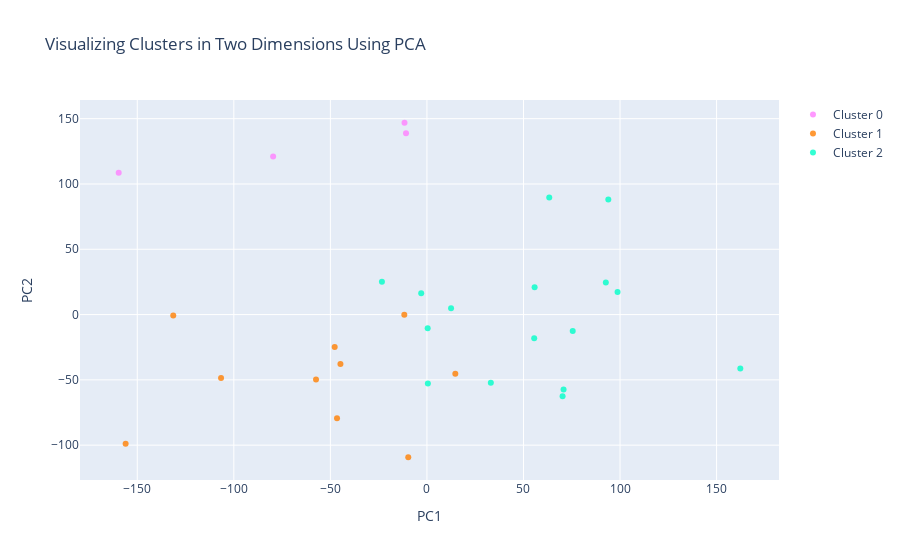

Notebook code cell kept with this figure:
### Code cell
#trace1 is for 'Cluster 0'
trace1 = go.Scatter(
                    x = cluster0["PC1"],
                    y = cluster0["PC2"],
                    mode = "markers",
                    name = "Cluster 0",
                    marker = dict(color = 'rgba(255, 128, 255, 0.8)'),
                    text = None)

#trace2 is for 'Cluster 1'
trace2 = go.Scatter(
                    x = cluster1["PC1"],
                    y = cluster1["PC2"],
                    mode = "markers",
                    name = "Cluster 1",
                    marker = dict(color = 'rgba(255, 128, 2, 0.8)'),
                    text = None)

#trace3 is for 'Cluster 2'
trace3 = go.Scatter(
                    x = cluster2["PC1"],
                    y = cluster2["PC2"],
                    mode = "markers",
                    name = "Cluster 2",
                    marker = dict(color = 'rgba(0, 255, 200, 0.8)'),
                    text = None)

data = [trace1, trace2, trace3]

title = "Visualizing Clusters in Two Dimensions Using PCA"

layout = dict(title = title,
              xaxis= dict(title= 'PC1',ticklen= 5,zeroline= False),
              yaxis= dict(title= 'PC2',ticklen= 5,zeroline= False)
             )

fig = dict(data = data, layout = layout)

iplot(fig)

### Figure 1 — Plotly figure (JSON) as saved in the notebook; plotly's stock layout.template omitted (floating-point values rounded to 4 significant figures)
{"data": [{"marker": {"color": "rgba(255, 128, 255, 0.8)"}, "mode": "markers", "name": "Cluster 0", "type": "scatter", "x": [-79.64, -10.83, -11.61, -159.6], "y": [121.1, 138.9, 146.9, 108.6]}, {"marker": {"color": "rgba(255, 128, 2, 0.8)"}, "mode": "markers", "name": "Cluster 1", "type": "scatter", "x": [-131.4, -9.669, -156.0, -47.76, -44.78, -11.72, -57.43, -106.6, 14.7, -46.55], "y": [-0.7526, -109.3, -98.95, -24.8, -37.78, -0.04846, -49.79, -48.57, -45.28, -79.39]}, {"marker": {"color": "rgba(0, 255, 200, 0.8)"}, "mode": "markers", "name": "Cluster 2", "type": "scatter", "x": [70.25, 12.5, 55.55, 55.77, 162.3, 98.71, -23.31, 33.1, 75.5, 70.75, 0.488, -2.959, 0.388, 92.64, 63.34, 93.93], "y": [-62.63, 4.862, -18.11, 20.87, -41.33, 17.28, 25.07, -52.13, -12.62, -57.41, -52.71, 16.23, -10.44, 24.53, 89.59, 88.14]}], "layout": {"title": {"text": "Visualizing Clusters in Two Dimensions Using PCA"}, "xaxis": {"ticklen": 5, "title": {"text": "PC1"}, "zeroline": false}, "yaxis": {"ticklen": 5, "title": {"text": "PC2"}, "zeroline": false}}}
